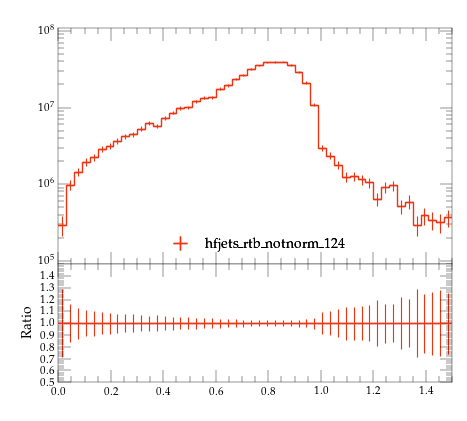

Reproduce this figure in Python.
#! /usr/bin/env python

# This Python script was auto-generated using YODA v2.0.2.
# Analysis object: /MC_HFJETS_NOTNORM/ptfracB
# Timestamp: 29-07-2026 (17:22:32)

import matplotlib as mpl
import matplotlib.pyplot as plt
mpl.use('Agg') # comment out for interactive use
import os
import numpy as np

plotDir = os.path.split(os.path.realpath(__file__))[0]
if 'YODA_USER_PLOT_PATH' in globals():
    plot_outdir = globals()['YODA_USER_PLOT_PATH']
else:
    plot_outdir = plotDir

#plot style
plt.style.use(os.path.join(plotDir, '../default.mplstyle'))
# plot metadata
figW, figH = plt.rcParams['figure.figsize']
ax_xLabel = r''
ax_yLabel = r''
ax_title  = r''
ax_xScale = 'linear'
ax_yScale = 'log'
xLims = (0.0, 1.5)
yLims = (90000.0, 110000000.00000001)

# TeX-friendly labels for the legend
labels = {
    'legend' : ([ r"hfjets\_rtb\_notnorm\_124" ], r""),
}

# Adjust canvas width and height
canvasW = 10.0
canvasH = 9.0
figW *= canvasW/10.
figH *= canvasH/9.

# Create figure and axis objects
fig, (ax, ratio0_ax) = plt.subplots(2, 1, sharex=True,
                  figsize=(figW,figH), gridspec_kw={'height_ratios': (6.0, 3.0)})

# Set figure margins
plt.subplots_adjust(
    left   = 1.0 * plt.rcParams['figure.subplot.left'],
    right  = 1.0 * plt.rcParams['figure.subplot.right'],
    top    = 1.0 * plt.rcParams['figure.subplot.top'],
    bottom = 1.0 * plt.rcParams['figure.subplot.bottom'])

ratio0_ax.yaxis.set_major_locator(mpl.ticker.MultipleLocator(0.1))
ratio0_ax.set_ylim(0.5, 1.4999)
ratio0_ax.set_ylabel('Ratio')

# the numerical data is stored in a separate file
dataf = dict()
prefix = os.path.split(__file__)[0]
if prefix:    prefix = prefix + '/'
exec(open(prefix+'ptfracB__data.py').read(), dataf)


legend_handles = dict() # keep track of handles for the legend

# style options for curves
# starts at zorder>=5 to draw curve on top of legend
styles = {
  'hfjets_rtb_notnorm_124.yoda.gz': {
    'color' : '#EE3311',
    'linestyle' : '-',
    'linewidth' : 1,
    'marker' : 'none',
    'markersize' : 2,
    'capsize' : 0.0,
    'zorder' : 5,
    'histstyle' : 1,
    'drawstyle' : 'steps-pre',
    'xerrorbars' : 1,
    'yerrorbars' : 1,
    'fillcolor' : None,
    'fillopacity' : 1.0,
    'ratio0_linestyle' : '-',
    'ratio0_linewidth' : 1,
    'ratio0_marker' : 'none',
    'ratio0_markersize' : 2,
    'ratio0_capsize' : 0.0,
    'ratio0_zorder' : 5,
    'ratio0_histstyle' : 1,
    'ratio0_drawstyle' : 'steps-pre',
    'ratio0_xerrorbars' : 1,
    'ratio0_yerrorbars' : 1,
  },
}

# curve from input yoda files in main panel
for label, yvals in dataf['yvals'].items():
    if all(np.isnan(v) for v in dataf['yvals'][label]):
        continue
    tmp = None
    if styles[label]['histstyle']: # draw as histogram
        xpos = dataf['xedges'][label] if styles[label]['drawstyle'] else dataf['xpoints'][label]
        ypos = np.insert(yvals, 0, yvals[0]) if styles[label]['drawstyle'] else yvals
        if styles[label]['fillcolor']: # fill area below curve
            ax.fill_between(xpos, ypos, step='pre',
                            color=styles[label]['fillcolor'],
                            alpha=styles[label]['fillopacity'])
        tmp, = ax.plot(xpos, ypos,
                       color=styles[label]['color'],
                       linestyle=styles[label]['linestyle'],
                       linewidth=styles[label]['linewidth'],
                       drawstyle=styles[label]['drawstyle'], solid_joinstyle='miter',
                       zorder=styles[label]['zorder'], label=label)
    tmp = ax.errorbar(dataf['xpoints'][label], yvals,
                      xerr=np.array(dataf['xerrs'][label])*styles[label]['xerrorbars'],
                      yerr=np.array(dataf['yerrs'][label])*styles[label]['yerrorbars'],
                      fmt=styles[label]['marker'], capsize=styles[label]['capsize'],
                      markersize=styles[label]['markersize'],
                      ecolor=styles[label]['color'],
                      color=styles[label]['color'], zorder=styles[label]['zorder'])
    tmp[-1][0].set_linestyle(styles[label]['linestyle'])
    tmp[-1][0].set_linewidth(styles[label]['linewidth'])
    if label in dataf['add_legend_handle']:  legend_handles[label] = tmp
    for varLabel in dataf['variation_yvals'].keys():
        if varLabel.startswith(label):
            tmp, = ax.plot(dataf['xedges'][label], dataf['variation_yvals'][varLabel],
                           color=styles[label]['color'],
                           linestyle=styles[label]['linestyle'],
                           linewidth=styles[label]['linewidth'],
                           drawstyle='steps-pre', solid_joinstyle='miter',
                           zorder=styles[label]['zorder'], alpha=0.5)


# plots on ratio panel
# curve from input yoda files in ratio panel
for label, yvals in dataf['ratio0_yvals'].items():
    if all(np.isnan(v) for v in yvals):
        continue
    if styles[label]['ratio0_histstyle']: # plot as histogram
        xpos = dataf['xedges']['hfjets_rtb_notnorm_124.yoda.gz'] if styles[label]['ratio0_drawstyle'] else dataf['xpoints']['hfjets_rtb_notnorm_124.yoda.gz']
        ypos = np.insert(yvals, 0, yvals[0]) if styles[label]['ratio0_drawstyle'] else yvals
        ratio0_ax.plot(xpos, ypos,
                       color=styles[label]['color'],
                       linewidth=styles[label]['linewidth'],
                       linestyle=styles[label]['ratio0_linestyle'],
                       drawstyle=styles[label]['ratio0_drawstyle'], zorder=styles[label]['zorder'],
                       solid_joinstyle='miter')
    tmp = ratio0_ax.errorbar(dataf['xpoints']['hfjets_rtb_notnorm_124.yoda.gz'], yvals,
                             xerr=np.array(dataf['ref_xerrs'])*styles[label]['ratio0_xerrorbars'],
                             yerr=np.array(dataf['ratio0_yerrs'][label])*styles[label]['ratio0_yerrorbars'],
                             fmt=styles[label]['ratio0_marker'], capsize=styles[label]['ratio0_capsize'],
                             markersize=styles[label]['ratio0_markersize'],
                             ecolor=styles[label]['color'],
                             color=styles[label]['color'])
    tmp[-1][0].set_linestyle(styles[label]['ratio0_linestyle'])
    tmp[-1][0].set_linewidth(styles[label]['ratio0_linewidth'])

    for varlabel in dataf['ratio0_variation_vals'].keys():
        if varlabel.startswith(label):
            ratio0_ax.plot(dataf['xedges']['hfjets_rtb_notnorm_124.yoda.gz'],
                            dataf['ratio0_variation_vals'][varlabel],
                            color=styles[label]['color'],
                            linestyle=styles[label]['linestyle'],
                            linewidth=styles[label]['linewidth'],
                            drawstyle='steps-pre', solid_joinstyle='miter',
                            zorder=1, alpha=0.5)

legend_items = list(legend_handles.values())
ax.add_artist(ax.legend(legend_items,
                        labels['legend'][0],
                        title=labels['legend'][1],
                        alignment='left',
                        loc='lower center',
                        bbox_to_anchor=(0.5, 0.0)))

# set plot metadata as defined above
ratio0_ax.set_xlabel(ax_xLabel)
ratio0_ax.xaxis.set_label_coords(1., -0.15)
ax.set_ylabel(ax_yLabel, ha='right', va='top')
ax.yaxis.set_label_coords(-0.11, 1.0)
ax.set_title(ax_title, loc='left')
ax.set_xscale(ax_xScale)
ax.set_yscale(ax_yScale)
ax.set_xlim(xLims)
ax.set_ylim(yLims)

# tick formatting
plt.rcParams['xtick.top'] = True
plt.rcParams['ytick.right'] = True
ax.yaxis.set_major_locator(mpl.ticker.LogLocator(base=10.0, numticks=np.inf))
ax.yaxis.set_minor_locator(mpl.ticker.LogLocator(
                           base=10.0, subs=np.arange(0.1, 1, 0.1), numticks=np.inf))
fig.align_ylabels((ax, ratio0_ax))
plt.savefig(os.path.join(plot_outdir, 'ptfracB.pdf'), format='PDF')
plt.savefig(os.path.join(plot_outdir, 'ptfracB.png'), format='PNG')

plt.close(fig)
